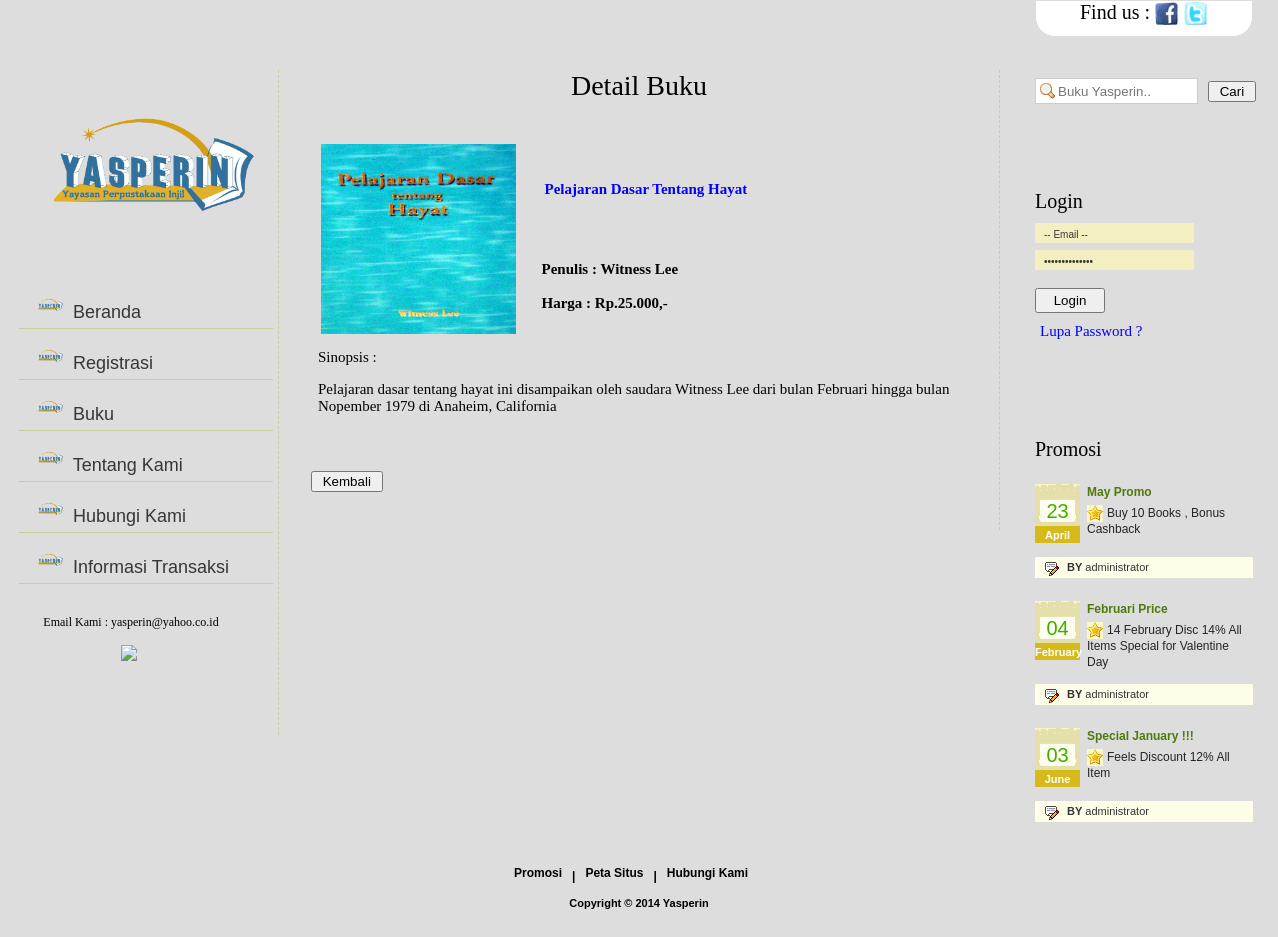
/detailbuku.php?id=BK0001, run on the app's committed database.
### tables this page shows
CREATE TABLE IF NOT EXISTS `buku` (
  `IdBuku` varchar(6) NOT NULL,
  `Sampul` varchar(100) NOT NULL,
  `Judul` varchar(50) NOT NULL,
  `Penulis` varchar(25) NOT NULL,
  `Kategori` varchar(20) NOT NULL,
  `Sinopsis` text NOT NULL,
  `Harga` int(11) NOT NULL,
  PRIMARY KEY (`IdBuku`)
);

CREATE TABLE IF NOT EXISTS `promo` (
  `IDPromosi` int(11) NOT NULL AUTO_INCREMENT,
  `JudulPromo` varchar(100) NOT NULL,
  `IsiPromo` text NOT NULL,
  `TglPromo` date NOT NULL,
  `IdPengurus` varchar(15) NOT NULL,
  PRIMARY KEY (`IDPromosi`)
);

### controller/conf.php (called while the page is built, shortened)
<?php
function rp($angka){
	$angka = number_format($angka);
	$angka = str_replace(',', '.', $angka);
	$angka ="$angka";
	return "Rp.".$angka.",-";
}
?>

### detailbuku.php (the view, shortened to what this page needs)
<?php
require("header.php");
?>
	<div id="contentWrap">
 		<div id="contentPanel">
		<?php require("leftPanel.php"); ?>
<div id="middlePanel">
	<link rel="stylesheet" href="http://code.jquery.com/ui/1.10.3/themes/smoothness/jquery-ui.css">
	<link rel="stylesheet" type="text/css" href="fancybox/jquery.fancybox-1.3.1.css" media="screen" />
   				<div class="top">
    				<h2 align="center">Detail Buku</h2>
   				</div>
                <div class="bottom">
  		<?php
			$idbuku = $_GET['id'];
			$rs = mysql_query("select * from buku where IdBuku='$idbuku'");
			while($row = mysql_fetch_array($rs))
			{
			$Judul = $row["Judul"];
		?>
		<table border="0"  cellpadding="5px">
			<tr>
			<td>
				<table border="0" class="buku_box">
					<tr>
						<td width="195" rowspan="4">
						<a id="example4" href="images/buku/<?php echo $row['Sampul']; ?>" title="
						<?php
				echo $Judul;
				?>
						"><img alt="" height="190" width="195" src="images/buku/<?php echo $row['Sampul']; ?>" /></a>
						</td>
						<td width="22" rowspan="3"></td><td width="518"><table border="0"> <tr><td width="480" height="30" style="color:blue"><strong><?php echo $Judul; ?></strong></td>
						<td>
						</td>
					</tr>
				</table>
			</td>
			</tr>
			<tr>
				<td height="95">
				<strong>Penulis : <?php echo $row['Penulis']; ?></strong><br/>
				<br/><strong>Harga : <?php echo rp($row['Harga'])."  "; ?></strong>
				</td>
			</tr>
			</table>
			</td>
			</tr>
			<tr>
			<td>
			Sinopsis : <br/>
				<?php
				echo $row['Sinopsis'];
				?>
			</td>
			</tr>
			</table>
		<?php
			}
		?>
		<br/><br/>
 <a href="buku.php" style="text-decoration:none"><input type="button" value=" Kembali "/></a>
  				</div>
  			</div>
	<?php
			require("rightPanel.php");
		?>
 		</div>
	</div>
	<?php
		require("footer.php");
	?>
</body>
</html>

### rightPanel.php (shortened to what this page needs)
<div id="rigtPanel">
			<div id="header-search" >
			<form method="post" action="cari_buku.php">
			<input type="text" name="txtsearch" class="search" placeholder="Buku Yasperin.." id="search" />
			<input type="submit" value=" Cari "  />
			</form>
			</div>
			   <div class="contacts">
			   	<br/><br/>
				<?php
					if($nama == NULL || $nama == "")
					{
				?>
   				<h2>Login</h2>
				<form method="POST" action="controller/doLoginUser.php">
   				<input class="inp" name="txtusername" type="text" value="-- Email --" onfocus="if(this.value=='-- Email --')this.value=''" onblur="if(this.value=='')this.value='-- Email --'"/>
   				<input class="inp" name="txtpassword" type="password" value="-- Password --" onfocus="if(this.value=='-- Password --')this.value=''" onblur="if(this.value=='')this.value='-- Password --'"/>
				<br/>
				<input type="submit" value="Login" style="width:70px;height:25px;margin-right:10px"/>
				<br/>
				<a href="lupasandi.php">Lupa Password ?</a>
				<br/>
				<div class="error">
				</div>
				</form>
				<?php
					}
				?>
  				</div>
  				<div class="services">
			<br/><br/>
			<br/><br/>
   				<h2>Promosi</h2>
   				<ul>
				<?php
				$rs = mysql_query("select * from promo order by IDPromosi desc");
				while($row = mysql_fetch_array($rs))
				{
				$date = $row["TglPromo"];
				?>
    					<li>
      						<div class="cal"><?php echo date("d", strtotime($date)); ?><span><?php echo date("F", strtotime($date)); ?></span></div>
      						<h2><?php echo $row["JudulPromo"]; ?></h2>
      						<p><?php echo $row["IsiPromo"]; ?></p>
      						<div class="author"><span>BY</span> administrator</div>
    					</li>
				<?php
					}
				?>
   				</ul>
  				</div>
 			</div>

### styles.css (style rules this page uses)
body { margin:0px; padding:0px; background:#DDDDDD;font-family:Verdana; }
#contentWrap { width:100%; margin:0px; padding:0px; float:left; background:#DDDDDD repeat-x }
#contentPanel { width:1240px; margin:0 auto; padding:33px 0 0 0 }
#header-search { bottom: 0; right: 0; width: 252px; height: 34px; padding: 8px 0 25px 0px; }
input.search { background:#FFFFFF url(images/search.png) no-repeat 4px 4px; padding:4px 4px 4px 22px; border:1px solid #CCCCCC; width: 135px; height: 16px; margin-right: 6px; color:#5F5F5F; }
#middlePanel { width:688px; margin:0px; padding:0 0 38px 32px; float:left; border-right:#c6d09d dashed 1px }
#middlePanel .top { width:650px; margin:0px; padding:0 0 0 3px; float:left }
#middlePanel .top h2 { width:650px; margin:0px; padding:0px; float:left; font-family:Verdana; font-size:28px; color:#000000; line-height:32px; font-weight:normal }
#middlePanel .bottom { width:668px; margin:32px 0 0 0; padding:0px; float:left; font-family:Verdana; font-size:15px; }
#rigtPanel { width:218px; margin:0px; padding:0 0 0 35px; float:left }
#rigtPanel .services { width:218px; margin:0px; padding:0px; float:left }
#rigtPanel .services h2 { width:218px; margin:0px; padding:0px; float:left; font-family:Verdana; font-size:20px; color:#000000; line-height:24px; font-weight:normal }
#rigtPanel .services ul { width:218px; margin:23px 0 0 0; padding:0px; float:left; display:block }
#rigtPanel .services ul li { width:218px; margin:0px; padding:0 0 23px 0; float:left; display:block }
#rigtPanel .services ul li .cal { width:45px; height:44px; margin:0px; padding:15px 0 0 0; float:left; font-family:Arial; font-size:20px; color:#3bb000; line-height:24px; text-align:center; background:url(images/calendar.jpg) no-repeat }
#rigtPanel .services ul li .cal span { width:45px; float:left; padding:0px; font-family:Arial; font-size:11px; color:#FFFFFF; text-align:center; font-weight:bold; margin:0px }
#rigtPanel .services ul li h2 { width:164px; margin:0px; padding:0 0 0 7px; float:left; font-family:Arial; font-size:12px; color:#4f790a; line-height:16px; font-weight:bold }
#rigtPanel .services ul li p { width:165px; margin:5px 0 0 0; padding:0 0 0 7px; float:left; font-family:Arial; font-size:12px; color:#252525; line-height:16px; text-indent:20px; background:url(images/star.jpg) no-repeat 7px 0 }
#rigtPanel .services ul li .author { width:186px; height:21px; margin:14px 0 0 0; padding:0 0 0 32px; float:left; font-family:Arial; font-size:11px; color:#343434; line-height:20px; background:#fefde7 url(images/author.jpg) no-repeat 10px 0 }
#rigtPanel .services ul li .author span { font-weight:bold }
#rigtPanel .contacts { width:220px; margin:16px 0 0 0; padding:0px; float:left ;font-family:Verdana; }
#rigtPanel .contacts h2 { width:200px; margin:0px; padding:0 0 3px 0; float:left; font-family:Verdana; font-size:20px; color:#000000; line-height:24px; font-weight:normal }
#rigtPanel .contacts .inp { width:150px; height:17px; margin:7px 0 0 0; padding:3px 0 0 9px; float:left; font-family:Arial; font-size:10px; color:#363636; border:0px; background:#f3efc0 }
#rigtPanel .contacts a { height:16px; margin:10px 0 0 0; margin-left:5px; padding:0px; float:left; color:blue; font-family:Verdana; font-size:15px; text-decoration:none; }
#rigtPanel .error { width:200px; height:16px; margin:10px 0 0 0; margin-left:5px; padding:0px; float:left; font-family:Arial; font-size:12px;text-decoration:none; color:red; }

### data on the page
buku: Sampul (picture), Judul "Pelajaran Dasar Tentang Hayat", Penulis "Witness Lee", Harga "Rp.25.000,-", Sinopsis "Pelajaran dasar tentang hayat ini disampaikan oleh saudara Witness Lee dari bulan Februari hingga bulan Nopember 1979 di Anaheim, California"
promo: TglPromo "23", TglPromo "April", JudulPromo "May Promo", IsiPromo "Buy 10 Books , Bonus Cashback"
promo: TglPromo "04", TglPromo "February", JudulPromo "Februari Price", IsiPromo "14 February Disc 14% All Items Special for Valentine Day"
promo: TglPromo "03", TglPromo "June", JudulPromo "Special January !!!", IsiPromo "Feels Discount 12% All Item"
